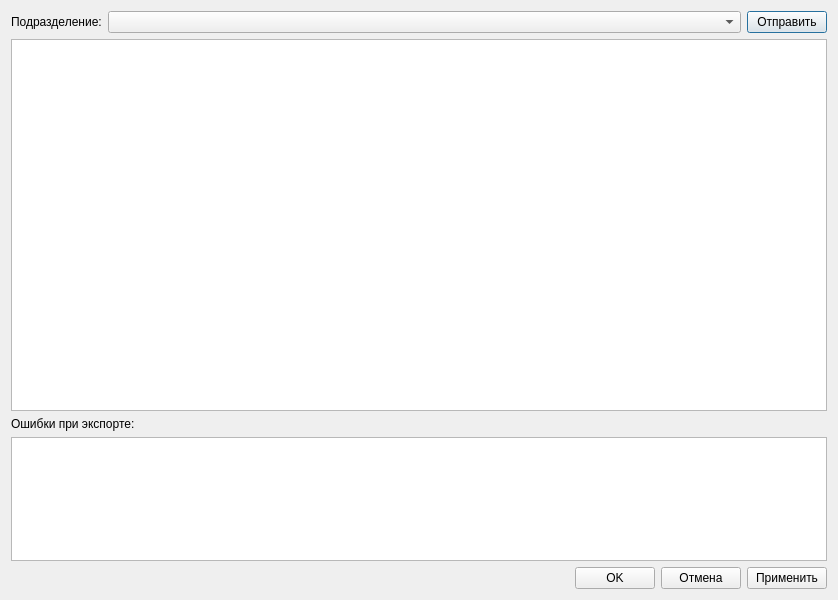
<?xml version="1.0" encoding="UTF-8"?>
<ui version="4.0">
 <class>ExportDispContactsDialog</class>
 <widget class="QDialog" name="ExportDispContactsDialog">
  <property name="geometry">
   <rect>
    <x>0</x>
    <y>0</y>
    <width>838</width>
    <height>600</height>
   </rect>
  </property>
  <property name="windowTitle">
   <string>Список контактных телефонов</string>
  </property>
  <layout class="QVBoxLayout" name="verticalLayout">
   <item>
    <layout class="QHBoxLayout" name="horizontalLayout">
     <item>
      <widget class="QLabel" name="label_2">
       <property name="text">
        <string>Подразделение:</string>
       </property>
      </widget>
     </item>
     <item>
      <widget class="CDbComboBox" name="cmbOrgStructure">
       <property name="sizePolicy">
        <sizepolicy hsizetype="Expanding" vsizetype="Fixed">
         <horstretch>0</horstretch>
         <verstretch>0</verstretch>
        </sizepolicy>
       </property>
      </widget>
     </item>
     <item>
      <widget class="QPushButton" name="btnExport">
       <property name="text">
        <string>Отправить</string>
       </property>
      </widget>
     </item>
    </layout>
   </item>
   <item>
    <widget class="CInDocTableView" name="tblContacts">
     <property name="sizePolicy">
      <sizepolicy hsizetype="Expanding" vsizetype="Expanding">
       <horstretch>0</horstretch>
       <verstretch>3</verstretch>
      </sizepolicy>
     </property>
    </widget>
   </item>
   <item>
    <widget class="QLabel" name="label">
     <property name="text">
      <string>Ошибки при экспорте:</string>
     </property>
    </widget>
   </item>
   <item>
    <widget class="CTableView" name="tblContactErrors">
     <property name="sizePolicy">
      <sizepolicy hsizetype="Expanding" vsizetype="Expanding">
       <horstretch>0</horstretch>
       <verstretch>1</verstretch>
      </sizepolicy>
     </property>
    </widget>
   </item>
   <item>
    <layout class="QHBoxLayout" name="horizontalLayout_2">
     <item>
      <spacer name="horizontalSpacer_2">
       <property name="orientation">
        <enum>Qt::Horizontal</enum>
       </property>
       <property name="sizeHint" stdset="0">
        <size>
         <width>40</width>
         <height>20</height>
        </size>
       </property>
      </spacer>
     </item>
     <item>
      <widget class="QPushButton" name="btnOK">
       <property name="text">
        <string>OK</string>
       </property>
      </widget>
     </item>
     <item>
      <widget class="QPushButton" name="btnCancel">
       <property name="text">
        <string>Отмена</string>
       </property>
      </widget>
     </item>
     <item>
      <widget class="QPushButton" name="btnApply">
       <property name="text">
        <string>Применить</string>
       </property>
      </widget>
     </item>
    </layout>
   </item>
  </layout>
 </widget>
 <customwidgets>
  <customwidget>
   <class>CTableView</class>
   <extends>QTableView</extends>
   <header>library/TableView.h</header>
  </customwidget>
  <customwidget>
   <class>CInDocTableView</class>
   <extends>QTableView</extends>
   <header>library/InDocTable.h</header>
  </customwidget>
  <customwidget>
   <class>CDbComboBox</class>
   <extends>QComboBox</extends>
   <header>library/DbComboBox</header>
  </customwidget>
 </customwidgets>
 <resources/>
 <connections/>
</ui>
